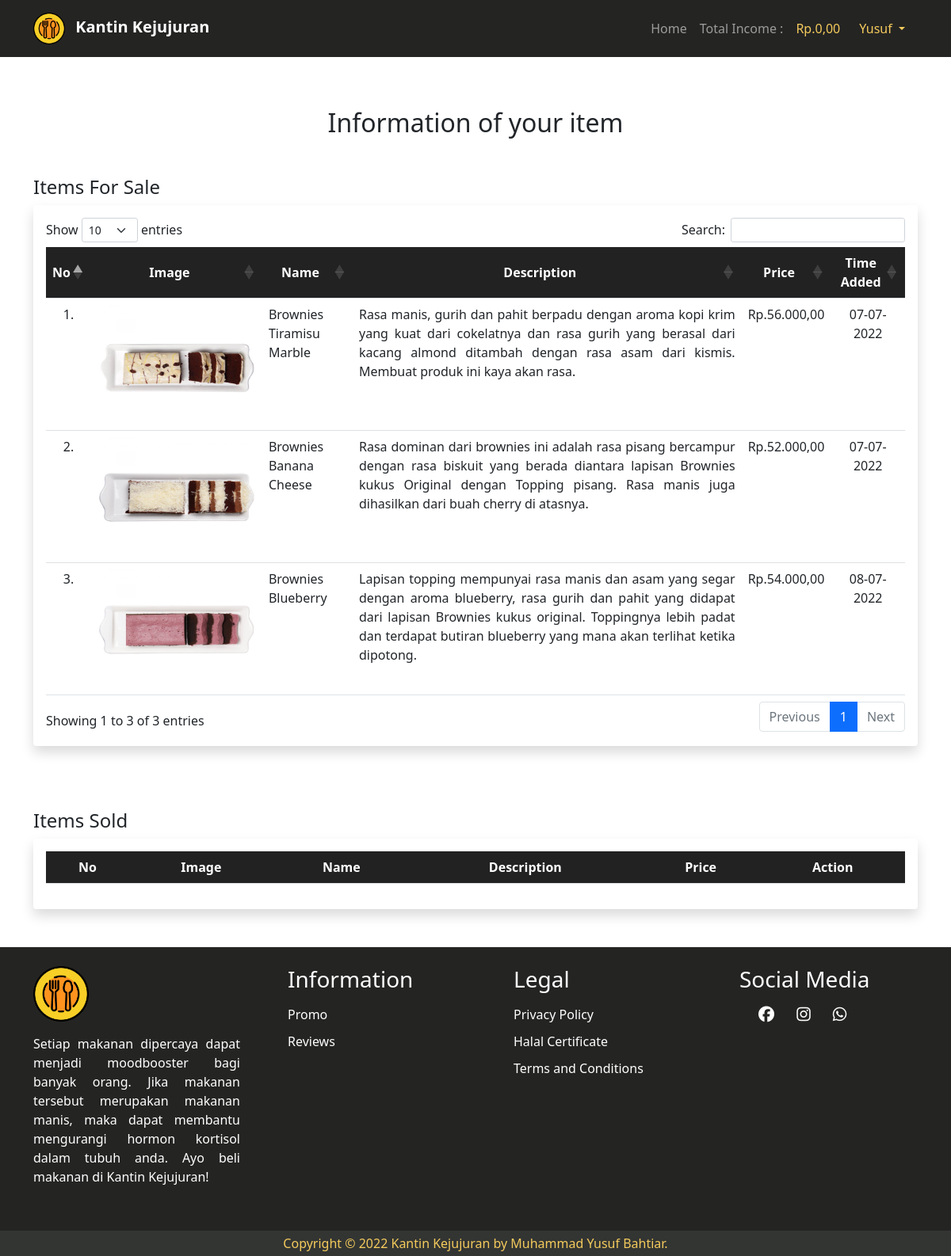
Screenshot of /information.php (signed in) with the database file from the repository.
### tables this page shows
CREATE TABLE `toko` (
  `id_produk` int(11) NOT NULL,
  `id_siswa` int(5) NOT NULL,
  `nama_produk` varchar(100) NOT NULL,
  `gambar_produk` varchar(50) NOT NULL,
  `deskripsi_produk` varchar(255) NOT NULL,
  `harga_produk` int(11) NOT NULL,
  `waktu_produk_ditambahkan` timestamp NOT NULL DEFAULT current_timestamp(),
  `status` varchar(6) NOT NULL
);

### process.php (called while the page is built, shortened)
<?php
include("connectdb.php");
function readIncome()
{
    global $conn;
    $id_student = $_SESSION['id'];
    $query = "SELECT SUM(harga_produk) AS total_income FROM toko WHERE id_siswa = '$id_student' AND status = 'dibeli'";
    $result = mysqli_query($conn, $query);
    $row = mysqli_fetch_array($result, MYSQLI_ASSOC);
    return $row;
}
function readProduct3()
{
    global $conn;
    $id_student = $_SESSION['id'];
    $query = "SELECT * FROM toko WHERE id_siswa = '$id_student' AND status = 'dijual'";
    $result = mysqli_query($conn, $query);
    $records = [];
    while ($record = mysqli_fetch_assoc($result)) {
        $records[] = $record;
    }
    return $records;
}

### information.php (the view, shortened to what this page needs)
<?php
require('process.php');
$ri = readIncome();
$rpse = readProduct3();
?>
<!doctype html>
<html lang="en">
<head>
    <link rel="stylesheet" href="assets/css/bootstrap.min.css">
    <link rel="stylesheet" href="assets/css/style1.css">
    <link rel="stylesheet" href="https://cdn.datatables.net/1.12.0/css/dataTables.bootstrap5.min.css">
</head>
<body>
    <header class="navbar sticky-top navbar-expand-lg navbar-dark main-nav">
        <div class="container">
            <a class="navbar-brand" href="index.php">
                <img src="assets/logo/logo1.png" class="main-logo me-2">
                <strong>Kantin Kejujuran</strong>
            </a>
            <div class="collapse navbar-collapse" id="navbarTogglerDemo03">
                <div class="navbar-nav ms-auto py-2">
                    <a class="nav-link" aria-current="page" href="student.php">Home</a>
                    <a class="nav-link">Total Income :</a>
                    <a class="nav-link active"><?php echo "Rp." . number_format($ri['total_income'], 2, ',', '.') ?></a>
                    <li class="nav-item dropdown">
                        <a class="nav-link px-3 dropdown-toggle active" href="#" id="navbarDropdown" role="button" data-bs-toggle="dropdown" aria-expanded="false">
                            <?php echo $_SESSION['nama']; ?>
                        </a>
                    </li>
                </div>
            </div>
        </div>
    </header>
    <section class="tableAll_item">
        <div class="container-fluid mt-3 pt-5 pb-3">
            <h2 class="text-center">Information of your item</h2>
            <div class="container mt-5">
                <h4>Items For Sale</h4>
                <div class="table-responsive shadow p-3 mb-5 bg-white rounded">
                    <table class="table table-hover" style="width:100%;" id="example">
                        <thead>
                            <tr style="background-color:#222222; color:white; vertical-align:middle;">
                                <th class="text-center">No</th>
                                <th class="text-center">Image</th>
                                <th class="text-center">Name</th>
                                <th class="text-center">Description</th>
                                <th class="text-center">Price</th>
                                <th class="text-center">Time Added</th>
                            </tr>
                        </thead>
                        <tbody>
                            <?php
                            $i = 1;
                            foreach ($rpse as $rpses) :
                            ?>
                                <tr>
                                    <td style="text-align: center;"><?= $i ?>.</td>
                                    <td style="text-align: center;"><img src="file/<?= $rpses['gambar_produk'] ?>" width="200" height="150"></td>
                                    <td style="text-align: justify;"><?= $rpses['nama_produk'] ?></td>
                                    <td style="text-align: justify;"><?= $rpses['deskripsi_produk'] ?></td>
                                    <td style="text-align: center;"><?php echo "Rp." . number_format($rpses['harga_produk'], 2, ',', '.') ?></td>
                                    <td style="text-align: center;"><?= date('d-m-Y', strtotime($rpses['waktu_produk_ditambahkan'])); ?></td>
                                </tr>
                            <?php
                                $i++;
                            endforeach;
                            ?>
                        </tbody>
                    </table>
                </div>
            </div>
        </div>
    </section>
    <section class="tableSold_item">
        <div class="container mt-3">
            <h4>Items Sold</h4>
            <div class="table-responsive shadow p-3 mb-5 bg-white rounded">
                <table class="table table-hover" style="width:100%;" id="example">
                    <thead>
                        <tr style="background-color:#222222; color:white; vertical-align:middle;">
                            <th class="text-center">No</th>
                            <th class="text-center">Image</th>
                            <th class="text-center">Name</th>
                            <th class="text-center">Description</th>
                            <th class="text-center">Price</th>
                            <th class="text-center">Action</th>
                        </tr>
                    </thead>
                </table>
            </div>
        </div>
    </section>
    <footer>
        <div class="main-footer-menu main py-4">
            <div class="container">
                <div class="row">
                    <div class="col-lg-3 mb-3">
                        <div class="mb-3">
                            <a href="home.html">
                                <img src="assets/logo/logo1.png">
                            </a>
                        </div>
                        <p style="text-align: justify;">
                            Setiap makanan dipercaya dapat menjadi moodbooster bagi banyak orang. Jika makanan tersebut merupakan makanan manis, maka dapat membantu mengurangi hormon kortisol dalam tubuh anda. Ayo beli makanan di Kantin Kejujuran!
                        </p>
                    </div>
                    <div class="col-lg-3 px-5">
                        <h3>Information</h3>
                        <ul>
                            <li><a href="">Promo</a></li>
                            <li><a href="">Reviews</a></li>
                        </ul>
                    </div>
                    <div class="col-lg-3 px-5">
                        <h3>Legal</h3>
                        <ul>
                            <li><a href="">Privacy Policy</a></li>
                            <li><a href="">Halal Certificate</a></li>
                            <li><a href="">Terms and Conditions</a></li>
                        </ul>
                    </div>
                    <div class="col-lg-3 px-5">
                        <h3>Social Media</h3>
                        <p>
                            <a href="https://web.facebook.com/profile.php?id=100008803922151" target="_blank" class="social ms-4"><i class="fa-brands fa-facebook fa-lg"></i></a>
                            <a href="https://www.instagram.com/mhmmdbahtiar10/" target="_blank" class="social ms-4"><i class="fa-brands fa-instagram fa-lg"></i></a>
                            <a href="https://wa.link/rzf3ym" target="_blank" class="social ms-4"><i class="fa-brands fa-whatsapp fa-lg"></i></a>
                        </p>
                    </div>
                </div>
            </div>
        </div>
        <div class="main-footer-copyright text-center py-1">
            Copyright © 2022 Kantin Kejujuran by Muhammad Yusuf Bahtiar.
        </div>
    </footer>
</body>
</html>

### assets/css/style1.css (style rules this page uses)
.main-nav { background-color: #242423; }
.main-nav .navbar-nav .nav-link.active, .main-nav .navbar-nav .nav-link2:hover { color: #f5cb5c; }
.navbar img.main-logo { max-width: 40px; }
.main { background-color: #242423; color: white; }
.main-footer-menu img { max-width: 70px; }
.main-footer-menu h3 { color: white; margin-bottom: 15px; }
.main-footer-menu a { color: white; text-decoration: none; }
.main-footer-menu ul { list-style-type: none; padding-left: 0px; margin-left: 0px; }
.main-footer-menu ul li { margin-bottom: 10px; }
.main-footer-copyright { background-color: #333533; color: #f5cb5c; }

### rows the page displays
toko: gambar_produk (picture), nama_produk "Brownies Tiramisu Marble", deskripsi_produk "Rasa manis, gurih dan pahit berpadu dengan aroma kopi krim yang kuat dari cokelatnya dan rasa gurih yang berasal dari kacang almond ditambah dengan rasa asam dari kismis. Membuat produk ini kaya akan rasa.", harga_produk "56.000,00", waktu_produk_ditambahkan "07-07-2022"
toko: gambar_produk (picture), nama_produk "Brownies Banana Cheese", deskripsi_produk "Rasa dominan dari brownies ini adalah rasa pisang bercampur dengan rasa biskuit yang berada diantara lapisan Brownies kukus Original dengan Topping pisang. Rasa manis juga dihasilkan dari buah cherry di atasnya.", harga_produk "52.000,00", waktu_produk_ditambahkan "07-07-2022"
toko: gambar_produk (picture), nama_produk "Brownies Blueberry", deskripsi_produk "Lapisan topping mempunyai rasa manis dan asam yang segar dengan aroma blueberry, rasa gurih dan pahit yang didapat dari lapisan Brownies kukus original. Toppingnya lebih padat dan terdapat butiran blueberry yang mana akan terlihat ketika dipotong.", harga_produk "54.000,00", waktu_produk_ditambahkan "08-07-2022"

### other values shown
$ri['total_income'] "0,00"
$_SESSION['nama'] "Yusuf"
